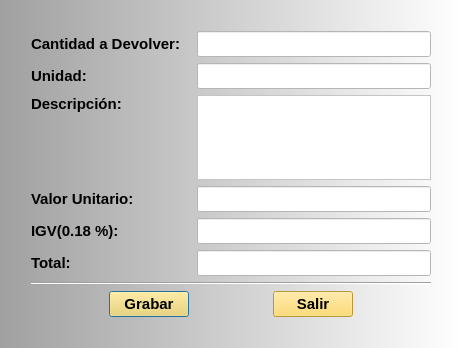
<?xml version="1.0" encoding="UTF-8"?>
<ui version="4.0">
 <class>Dialog</class>
 <widget class="QDialog" name="Dialog">
  <property name="geometry">
   <rect>
    <x>0</x>
    <y>0</y>
    <width>462</width>
    <height>348</height>
   </rect>
  </property>
  <property name="windowTitle">
   <string>Editar Item</string>
  </property>
  <property name="styleSheet">
   <string notr="true">background-color: qlineargradient(spread:pad, x1:0, y1:0, x2:1, y2:0, stop:0 rgba(160, 160, 160, 255), stop:1 rgba(255, 255, 255, 255));</string>
  </property>
  <layout class="QGridLayout" name="gridLayout">
   <item row="0" column="1">
    <spacer name="horizontalSpacer_4">
     <property name="orientation">
      <enum>Qt::Horizontal</enum>
     </property>
     <property name="sizeHint" stdset="0">
      <size>
       <width>434</width>
       <height>20</height>
      </size>
     </property>
    </spacer>
   </item>
   <item row="1" column="0">
    <spacer name="verticalSpacer_2">
     <property name="orientation">
      <enum>Qt::Vertical</enum>
     </property>
     <property name="sizeHint" stdset="0">
      <size>
       <width>20</width>
       <height>299</height>
      </size>
     </property>
    </spacer>
   </item>
   <item row="1" column="1">
    <layout class="QVBoxLayout" name="verticalLayout">
     <item>
      <layout class="QHBoxLayout" name="horizontalLayout_2">
       <item>
        <widget class="QLabel" name="label_20">
         <property name="minimumSize">
          <size>
           <width>160</width>
           <height>0</height>
          </size>
         </property>
         <property name="font">
          <font>
           <pointsize>11</pointsize>
           <weight>75</weight>
           <bold>true</bold>
          </font>
         </property>
         <property name="styleSheet">
          <string notr="true">background-color: rgba(255, 255, 255, 0);</string>
         </property>
         <property name="text">
          <string>Cantidad a Devolver:</string>
         </property>
        </widget>
       </item>
       <item>
        <widget class="QLineEdit" name="leCantidad">
         <property name="font">
          <font>
           <pointsize>11</pointsize>
          </font>
         </property>
         <property name="styleSheet">
          <string notr="true">background-color: rgb(255, 255, 255);</string>
         </property>
        </widget>
       </item>
      </layout>
     </item>
     <item>
      <layout class="QHBoxLayout" name="horizontalLayout_3">
       <item>
        <widget class="QLabel" name="label_21">
         <property name="minimumSize">
          <size>
           <width>160</width>
           <height>0</height>
          </size>
         </property>
         <property name="font">
          <font>
           <pointsize>11</pointsize>
           <weight>75</weight>
           <bold>true</bold>
          </font>
         </property>
         <property name="styleSheet">
          <string notr="true">background-color: rgba(255, 255, 255, 0);</string>
         </property>
         <property name="text">
          <string>Unidad:</string>
         </property>
        </widget>
       </item>
       <item>
        <widget class="QLineEdit" name="leUnidad">
         <property name="font">
          <font>
           <pointsize>11</pointsize>
          </font>
         </property>
         <property name="styleSheet">
          <string notr="true">background-color: rgb(255, 255, 255);</string>
         </property>
        </widget>
       </item>
      </layout>
     </item>
     <item>
      <layout class="QHBoxLayout" name="horizontalLayout_4">
       <item>
        <widget class="QLabel" name="label_24">
         <property name="minimumSize">
          <size>
           <width>160</width>
           <height>0</height>
          </size>
         </property>
         <property name="font">
          <font>
           <pointsize>11</pointsize>
           <weight>75</weight>
           <bold>true</bold>
          </font>
         </property>
         <property name="styleSheet">
          <string notr="true">background-color: rgba(255, 255, 255, 0);</string>
         </property>
         <property name="text">
          <string>Descripción:</string>
         </property>
         <property name="alignment">
          <set>Qt::AlignLeading|Qt::AlignLeft|Qt::AlignTop</set>
         </property>
        </widget>
       </item>
       <item>
        <widget class="QTextEdit" name="teDescripcion">
         <property name="font">
          <font>
           <pointsize>12</pointsize>
          </font>
         </property>
         <property name="styleSheet">
          <string notr="true">background-color: rgb(255, 255, 255);</string>
         </property>
        </widget>
       </item>
      </layout>
     </item>
     <item>
      <layout class="QHBoxLayout" name="horizontalLayout_5">
       <item>
        <widget class="QLabel" name="label_23">
         <property name="minimumSize">
          <size>
           <width>160</width>
           <height>0</height>
          </size>
         </property>
         <property name="font">
          <font>
           <pointsize>11</pointsize>
           <weight>75</weight>
           <bold>true</bold>
          </font>
         </property>
         <property name="styleSheet">
          <string notr="true">background-color: rgba(255, 255, 255, 0);</string>
         </property>
         <property name="text">
          <string>Valor Unitario:</string>
         </property>
        </widget>
       </item>
       <item>
        <widget class="QLineEdit" name="leValor_Unitario">
         <property name="font">
          <font>
           <pointsize>11</pointsize>
          </font>
         </property>
         <property name="styleSheet">
          <string notr="true">background-color: rgb(255, 255, 255);</string>
         </property>
        </widget>
       </item>
      </layout>
     </item>
     <item>
      <layout class="QHBoxLayout" name="horizontalLayout_6">
       <item>
        <widget class="QLabel" name="label_22">
         <property name="minimumSize">
          <size>
           <width>160</width>
           <height>0</height>
          </size>
         </property>
         <property name="font">
          <font>
           <pointsize>11</pointsize>
           <weight>75</weight>
           <bold>true</bold>
          </font>
         </property>
         <property name="styleSheet">
          <string notr="true">background-color: rgba(255, 255, 255, 0);</string>
         </property>
         <property name="text">
          <string>IGV(0.18 %):</string>
         </property>
        </widget>
       </item>
       <item>
        <widget class="QLineEdit" name="leIGV">
         <property name="font">
          <font>
           <pointsize>11</pointsize>
          </font>
         </property>
         <property name="styleSheet">
          <string notr="true">background-color: rgb(255, 255, 255);</string>
         </property>
        </widget>
       </item>
      </layout>
     </item>
     <item>
      <layout class="QHBoxLayout" name="horizontalLayout_7">
       <item>
        <widget class="QLabel" name="label_25">
         <property name="minimumSize">
          <size>
           <width>160</width>
           <height>0</height>
          </size>
         </property>
         <property name="font">
          <font>
           <pointsize>11</pointsize>
           <weight>75</weight>
           <bold>true</bold>
          </font>
         </property>
         <property name="styleSheet">
          <string notr="true">background-color: rgba(255, 255, 255, 0);</string>
         </property>
         <property name="text">
          <string>Total:</string>
         </property>
        </widget>
       </item>
       <item>
        <widget class="QLineEdit" name="leTotal">
         <property name="font">
          <font>
           <pointsize>11</pointsize>
          </font>
         </property>
         <property name="styleSheet">
          <string notr="true">background-color: rgb(255, 255, 255);</string>
         </property>
        </widget>
       </item>
      </layout>
     </item>
     <item>
      <widget class="Line" name="line">
       <property name="orientation">
        <enum>Qt::Horizontal</enum>
       </property>
      </widget>
     </item>
     <item>
      <layout class="QHBoxLayout" name="horizontalLayout">
       <item>
        <spacer name="horizontalSpacer_5">
         <property name="orientation">
          <enum>Qt::Horizontal</enum>
         </property>
         <property name="sizeHint" stdset="0">
          <size>
           <width>40</width>
           <height>20</height>
          </size>
         </property>
        </spacer>
       </item>
       <item>
        <widget class="QPushButton" name="pbGrabar">
         <property name="font">
          <font>
           <pointsize>11</pointsize>
           <weight>75</weight>
           <bold>true</bold>
          </font>
         </property>
         <property name="toolTip">
          <string>Grabar</string>
         </property>
         <property name="styleSheet">
          <string notr="true">background-color: rgb(255, 213, 79);</string>
         </property>
         <property name="text">
          <string>Grabar</string>
         </property>
        </widget>
       </item>
       <item>
        <spacer name="horizontalSpacer_6">
         <property name="orientation">
          <enum>Qt::Horizontal</enum>
         </property>
         <property name="sizeHint" stdset="0">
          <size>
           <width>40</width>
           <height>20</height>
          </size>
         </property>
        </spacer>
       </item>
       <item>
        <widget class="QPushButton" name="pbSalir">
         <property name="font">
          <font>
           <pointsize>11</pointsize>
           <weight>75</weight>
           <bold>true</bold>
          </font>
         </property>
         <property name="toolTip">
          <string>Salir</string>
         </property>
         <property name="styleSheet">
          <string notr="true">background-color: rgb(255, 213, 79);</string>
         </property>
         <property name="text">
          <string>Salir</string>
         </property>
        </widget>
       </item>
       <item>
        <spacer name="horizontalSpacer_8">
         <property name="orientation">
          <enum>Qt::Horizontal</enum>
         </property>
         <property name="sizeHint" stdset="0">
          <size>
           <width>40</width>
           <height>20</height>
          </size>
         </property>
        </spacer>
       </item>
      </layout>
     </item>
    </layout>
   </item>
   <item row="1" column="2">
    <spacer name="verticalSpacer">
     <property name="orientation">
      <enum>Qt::Vertical</enum>
     </property>
     <property name="sizeHint" stdset="0">
      <size>
       <width>20</width>
       <height>299</height>
      </size>
     </property>
    </spacer>
   </item>
   <item row="2" column="1">
    <spacer name="horizontalSpacer_2">
     <property name="orientation">
      <enum>Qt::Horizontal</enum>
     </property>
     <property name="sizeHint" stdset="0">
      <size>
       <width>796</width>
       <height>20</height>
      </size>
     </property>
    </spacer>
   </item>
  </layout>
 </widget>
 <resources/>
 <connections/>
</ui>
